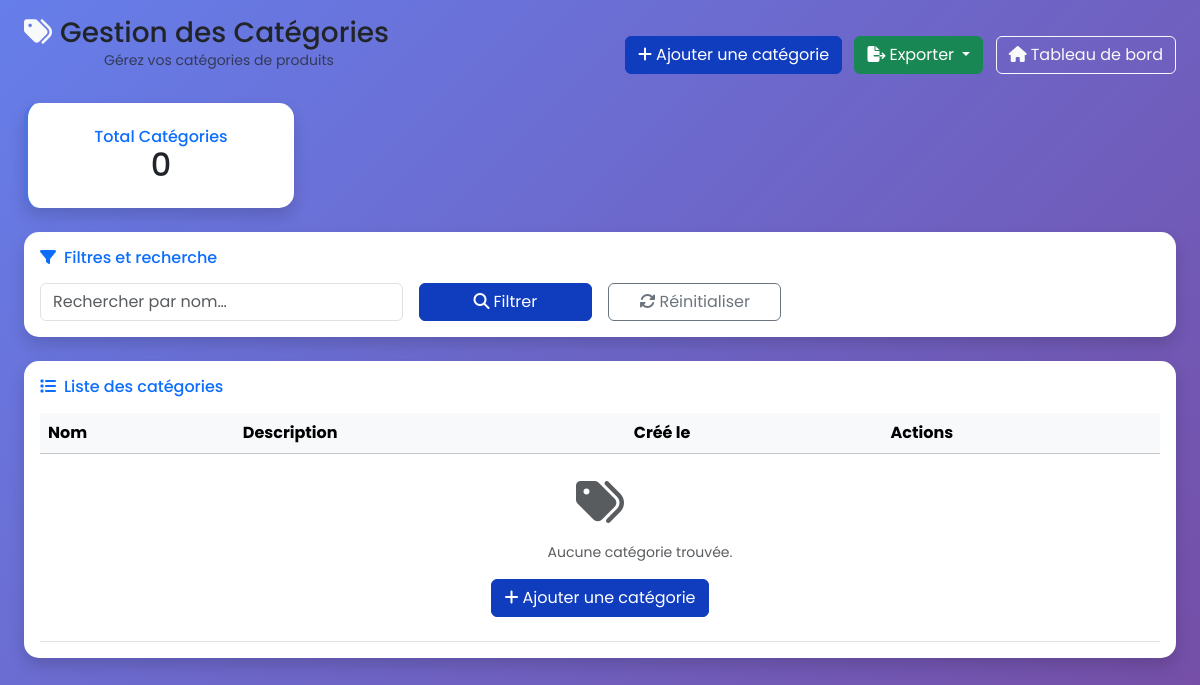
Page /accounts/categories/ (signed in) on the earlier database version.
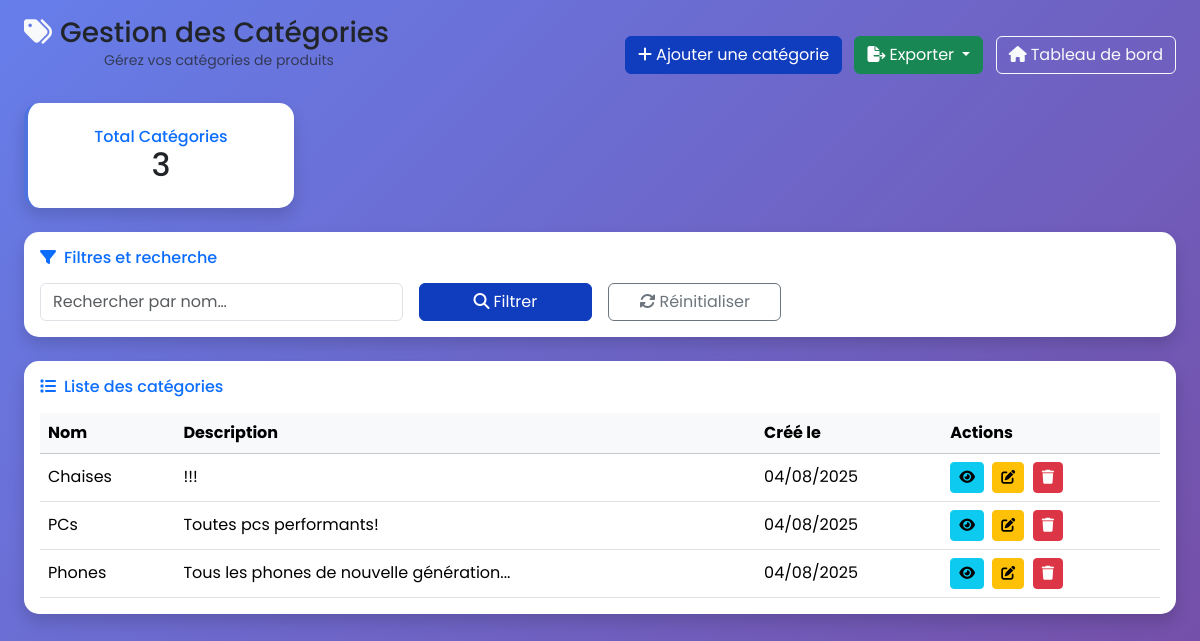
Same page on the later database version.
### apps/core/models.py (models this page shows, shortened)
class Category(models.Model):
    name = models.CharField(max_length=100, unique=True, verbose_name="Nom de la catégorie")
    description = models.TextField(blank=True, verbose_name="Description")
    created_at = models.DateTimeField(auto_now_add=True, verbose_name="Créé le")
    class Meta:
        verbose_name = "Catégorie"
        verbose_name_plural = "Catégories"
        ordering = ['name']

### apps/accounts/views.py (the view)
# urls.py: path('categories/',       views.CategoryListView.as_view(),      name='category_list'),
class CategoryListView(LoginRequiredMixin, AdminRequiredMixin, ListView):
    model = Category
    template_name = 'accounts/categories/category_list.html'
    context_object_name = 'categories'
    paginate_by = 15
    def get_queryset(self):
        qs = Category.objects.all().order_by('name')
        form = CategorySearchForm(self.request.GET)
        if form.is_valid() and form.cleaned_data.get('search'):
            qs = qs.filter(name__icontains=form.cleaned_data['search'])
        return qs
    def get_context_data(self, **kwargs):
        ctx = super().get_context_data(**kwargs)
        form = CategorySearchForm(self.request.GET)
        qs = self.get_queryset()
        ctx['search_form'] = form
        ctx['total'] = qs.count()
        return ctx

### apps/accounts/forms.py
class CategorySearchForm(forms.Form):
    search = forms.CharField(
        required=False,
        widget=forms.TextInput(attrs={'class':'form-control','placeholder':'Rechercher par nom…'}),
        label=""
    )

### apps/accounts/models.py (called while the page is built)
    def is_admin(self):
        return self.role == self.Role.ADMIN

### apps/accounts/views.py (called while the page is built)
    def test_func(self):
        return self.request.user.is_authenticated and self.request.user.is_admin()

### apps/accounts/templates/accounts/categories/category_list.html (shortened to what the changed rows need)
{% extends 'base.html' %}
{% load crispy_forms_tags %}
{% block content %}
<div class="container-fluid px-4 mt-5">
<div class="d-flex justify-content-between align-items-center mb-4 category-header">
  <div class="header_titre">
    <h1 class="h3 mb-0 text-light-800">
      <i class="fas fa-tags me-2 text-light"></i>Gestion des Catégories
    </h1>
  </div>
</div>
  <div class="row mb-4">
    <div class="col-md-3">
      <div class="card border-left-primary shadow h-100 py-2">
        <div class="card-body text-center">
          <h6 class="text-primary mb-0">Total Catégories</h6>
          <h2 class="mb-0">{{ total }}</h2>
        </div>
      </div>
    </div>
  </div>
  <div class="card shadow mb-4">
    <div class="card-body text-primary">
      <div class="table-responsive">
        <table class="table table-hover align-middle mb-0">
          <thead class="table-light">
            <tr>
              <th>Nom</th>
              <th>Description</th>
              <th>Créé le</th>
              <th>Actions</th>
            </tr>
          </thead>
          <tbody>
            {% for category in categories %}
              <tr>
                <td class="font-weight-bold">{{ category.name }}</td>
                <td>{{ category.description|truncatechars:50 }}</td>
                <td>{{ category.created_at|date:"d/m/Y" }}</td>
                <td>
                  <a href="{% url 'accounts:category_detail' category.pk %}"
                     class="btn btn-sm btn-info me-1" title="Voir">
                    <i class="fas fa-eye"></i>
                  </a>
                  <a href="{% url 'accounts:category_edit' category.pk %}"
                     class="btn btn-sm btn-warning me-1" title="Modifier">
                    <i class="fas fa-edit"></i>
                  </a>
                  <a href="{% url 'accounts:category_delete' category.pk %}"
                     class="btn btn-sm btn-danger" title="Supprimer">
                    <i class="fas fa-trash"></i>
                  </a>
                </td>
              </tr>
            {% empty %}
              <tr>
                <td colspan="4" class="text-center py-4">
                  <div class="text-muted">
                    <i class="fas fa-tags fa-3x mb-3"></i>
                    <p>Aucune catégorie trouvée.</p>
                    <a href="{% url 'accounts:category_add' %}" class="btn btn-primary">
                      <i class="fas fa-plus me-1"></i>Ajouter une catégorie
                    </a>
                  </div>
                </td>
              </tr>
            {% endfor %}
          </tbody>
        </table>
      </div>
    </div>
  </div>
</div>
{% endblock %}

Differences in the rows shown:
added Category: name "Chaises", description "!!!", created_at "04/08/2025"
added Category: name "PCs", description "Toutes pcs performants!", created_at "04/08/2025"
added Category: name "Phones", description "Tous les phones de nouvelle génération...", created_at "04/08/2025"
Other differences:
{{ total }}: "0" → "3"
text no longer shown: "Aucune catégorie trouvée. Ajouter une catégorie"
